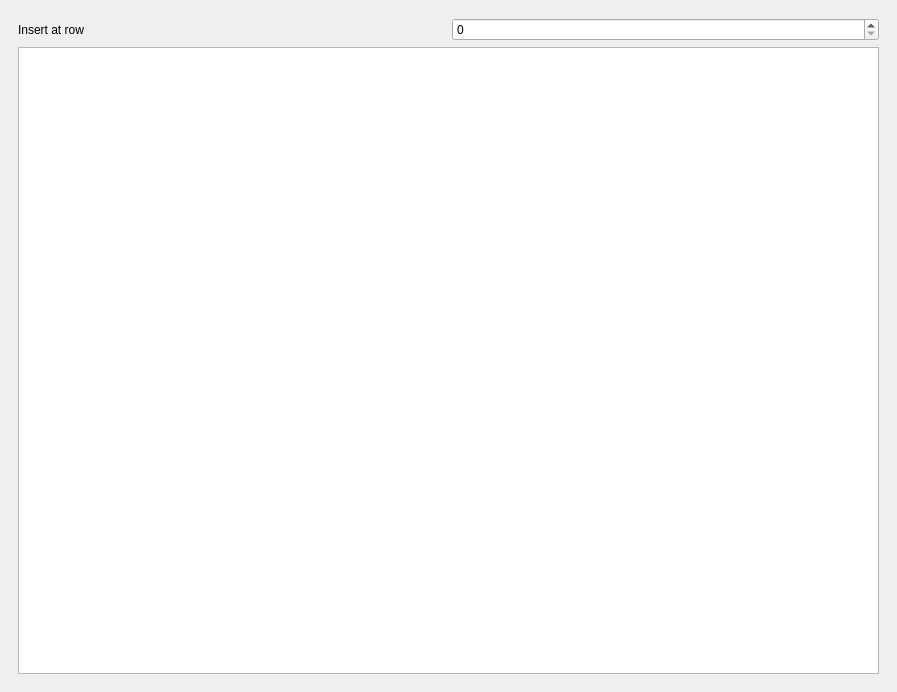
<?xml version="1.0" encoding="UTF-8"?>
<ui version="4.0">
 <class>routeEditorDockWidgetBase</class>
 <widget class="QDockWidget" name="routeEditorDockWidgetBase">
  <property name="geometry">
   <rect>
    <x>0</x>
    <y>0</y>
    <width>897</width>
    <height>692</height>
   </rect>
  </property>
  <property name="windowTitle">
   <string>Route Editor</string>
  </property>
  <widget class="QWidget" name="dockWidgetContents">
   <layout class="QGridLayout" name="gridLayout">
    <item row="0" column="0">
     <widget class="QWidget" name="mainWidget" native="true">
      <layout class="QVBoxLayout" name="verticalLayout">
       <item>
        <layout class="QHBoxLayout" name="horizontalLayout_2">
         <item>
          <widget class="QLabel" name="label">
           <property name="text">
            <string>Insert at row</string>
           </property>
          </widget>
         </item>
         <item>
          <widget class="QSpinBox" name="rowBox">
           <property name="toolTip">
            <string>&lt;html&gt;&lt;head/&gt;&lt;body&gt;&lt;p&gt;Row to insert new sections/dummys at. Existing items will move down.&lt;/p&gt;&lt;/body&gt;&lt;/html&gt;</string>
           </property>
          </widget>
         </item>
        </layout>
       </item>
       <item>
        <widget class="routeView" name="mainView">
         <property name="alternatingRowColors">
          <bool>true</bool>
         </property>
         <property name="selectionBehavior">
          <enum>QAbstractItemView::SelectRows</enum>
         </property>
        </widget>
       </item>
      </layout>
     </widget>
    </item>
   </layout>
  </widget>
 </widget>
 <customwidgets>
  <customwidget>
   <class>routeView</class>
   <extends>QTableView</extends>
   <header>route_editor.widgets.route_view</header>
  </customwidget>
 </customwidgets>
 <resources/>
 <connections/>
</ui>
